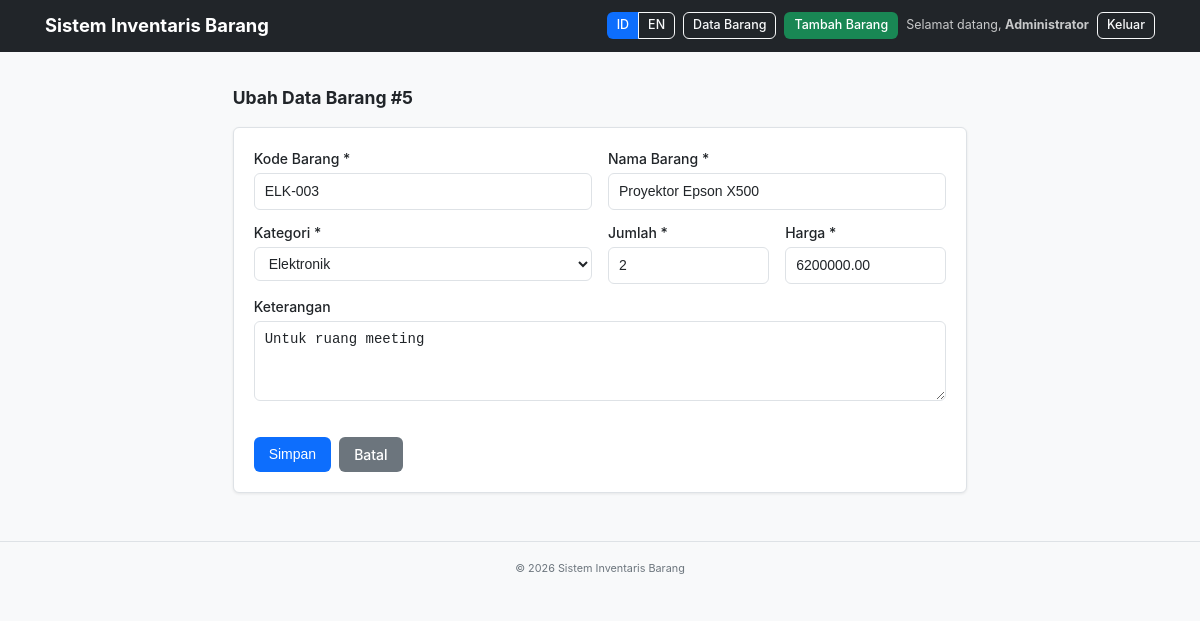
/edit.php?id=5 (signed in), run on the app's committed database.
### tables this page shows
CREATE TABLE IF NOT EXISTS barang (
    id INT AUTO_INCREMENT PRIMARY KEY,
    kode_barang VARCHAR(50) NOT NULL UNIQUE,
    nama_barang VARCHAR(150) NOT NULL,
    kategori VARCHAR(50) NOT NULL,
    jumlah INT NOT NULL DEFAULT 0,
    harga DECIMAL(15,2) NOT NULL DEFAULT 0,
    keterangan TEXT,
    created_at TIMESTAMP DEFAULT CURRENT_TIMESTAMP,
    updated_at TIMESTAMP DEFAULT CURRENT_TIMESTAMP ON UPDATE CURRENT_TIMESTAMP
);

### config/lang.php (called while the page is built, shortened)
<?php
$lang = $_SESSION['lang'] ?? 'id';
$langFile = __DIR__ . '/../lang/' . $lang . '.php';
$t = file_exists($langFile) ? require $langFile : require __DIR__ . '/../lang/id.php';
if (!function_exists('kategoriLabel')) {
    function kategoriLabel($key)
    {
        global $t;
        $map = [
            'elektronik' => 'kat_elektronik',
            'atk'        => 'kat_atk',
            'furniture'  => 'kat_furniture',
            'lainnya'    => 'kat_lainnya',
        ];
        return $t[$map[$key] ?? ''] ?? $key;
    }
}

### edit.php (the view, shortened to what this page needs)
<?php
require_once 'config/config.php';
$id = isset($_GET['id']) ? (int)$_GET['id'] : (isset($_POST['id']) ? (int)$_POST['id'] : 0);
$stmt = $conn->prepare("SELECT * FROM barang WHERE id = ? LIMIT 1");
$stmt->bind_param('i', $id);
$stmt->execute();
$result = $stmt->get_result();
$barang = $result->fetch_assoc();
?>
<?php include 'includes/header.php'; ?>
<div class="row justify-content-center">
    <div class="col-lg-8">
        <h3 class="mb-3"><?= htmlspecialchars($t['edit_title']) ?> #<?= (int)$barang['id'] ?></h3>
        <form method="post" action="edit.php?id=<?= (int)$barang['id'] ?>" class="card card-body shadow-sm">
            <div class="row g-3">
                <div class="col-md-6">
                    <label class="form-label"><?= htmlspecialchars($t['kode']) ?> *</label>
                    <input type="text" name="kode_barang" class="form-control"
                           value="<?= htmlspecialchars($barang['kode_barang']) ?>" required>
                </div>
                <div class="col-md-6">
                    <label class="form-label"><?= htmlspecialchars($t['nama']) ?> *</label>
                    <input type="text" name="nama_barang" class="form-control"
                           value="<?= htmlspecialchars($barang['nama_barang']) ?>" required>
                </div>
                <div class="col-md-6">
                    <label class="form-label"><?= htmlspecialchars($t['kategori']) ?> *</label>
                    <select name="kategori" class="form-select" required>
                        <?php foreach (['elektronik', 'atk', 'furniture', 'lainnya'] as $kat): ?>
                            <option value="<?= $kat ?>"
                                <?= $barang['kategori'] === $kat ? 'selected' : '' ?>>
                                <?= htmlspecialchars(kategoriLabel($kat)) ?>
                            </option>
                        <?php endforeach; ?>
                    </select>
                </div>
                <div class="col-md-3">
                    <label class="form-label"><?= htmlspecialchars($t['jumlah']) ?> *</label>
                    <input type="number" name="jumlah" class="form-control" min="0"
                           value="<?= htmlspecialchars($barang['jumlah']) ?>" required>
                </div>
                <div class="col-md-3">
                    <label class="form-label"><?= htmlspecialchars($t['harga']) ?> *</label>
                    <input type="number" step="0.01" name="harga" class="form-control" min="0"
                           value="<?= htmlspecialchars($barang['harga']) ?>" required>
                </div>
                <div class="col-12">
                    <label class="form-label"><?= htmlspecialchars($t['keterangan']) ?></label>
                    <textarea name="keterangan" rows="3" class="form-control"><?= htmlspecialchars($barang['keterangan']) ?></textarea>
                </div>
            </div>
            <div class="mt-4 d-flex gap-2">
                <button type="submit" class="btn btn-primary"><?= htmlspecialchars($t['save']) ?></button>
                <a href="index.php" class="btn btn-secondary"><?= htmlspecialchars($t['cancel']) ?></a>
            </div>
        </form>
    </div>
</div>
<?php include 'includes/footer.php'; ?>

### assets/style.css (style rules this page uses)
:root { --primary: #0d6efd; --success: #198754; --warning: #ffc107; --danger: #dc3545; --dark: #212529; --light: #f8f9fa; --muted: #6c757d; --border: #dee2e6; --radius: 6px; --shadow: 0 1px 3px rgba(0, 0, 0, .08); }
* { box-sizing: border-box; }
html, body { margin: 0; padding: 0; }
body { font-family: -apple-system, BlinkMacSystemFont, "Segoe UI", Roboto, "Helvetica Neue", Arial, sans-serif; font-size: 15px; line-height: 1.5; color: #212529; background: var(--light); }
a { color: var(--primary); text-decoration: none; }
.btn { display: inline-block; padding: 6px 14px; font-size: 14px; font-weight: 500; line-height: 1.5; text-align: center; border: 1px solid transparent; border-radius: var(--radius); cursor: pointer; background: transparent; color: #212529; transition: background .15s, border-color .15s, color .15s; white-space: nowrap; }
.btn-primary { background: var(--primary); color: #fff; }
.btn-secondary { background: #6c757d; color: #fff; }
.card { background: #fff; border: 1px solid var(--border); border-radius: var(--radius); box-shadow: var(--shadow); }
.card-body { padding: 1.25rem; }
.form-label { display: block; margin-bottom: 4px; font-weight: 500; font-size: 14px; }
.form-control, .form-select { display: block; width: 100%; padding: 7px 10px; font-size: 14px; line-height: 1.5; color: #212529; background: #fff; border: 1px solid var(--border); border-radius: var(--radius); transition: border-color .15s, box-shadow .15s; }
textarea.form-control { min-height: 80px; resize: vertical; }
.row { display: flex; flex-wrap: wrap; margin: 0 -8px; }
.row > * { padding: 0 8px; }
.g-3 > * { margin-bottom: 12px; }
.col-12, .col-md-3, .col-md-5, .col-md-6, .col-md-8, .col-lg-8 { flex: 0 0 100%; max-width: 100%; }
@media (min-width: 768px) { .col-md-3 { flex: 0 0 25%; max-width: 25%; } }
@media (min-width: 768px) { .col-md-6 { flex: 0 0 50%; max-width: 50%; } }
@media (min-width: 992px) { .col-lg-8 { flex: 0 0 66.6667%; max-width: 66.6667%; } }
.d-flex { display: flex; }
.justify-content-center { justify-content: center; }
.gap-2 { gap: .5rem; }
.mb-3 { margin-bottom: 1rem; }
.mt-4 { margin-top: 1.5rem; }
.bg-light { background: var(--light); }
.shadow-sm { box-shadow: var(--shadow); }

### data on the page
barang: id "5", kode_barang "ELK-003", nama_barang "Proyektor Epson X500", jumlah "2", harga "6200000.00", keterangan "Untuk ruang meeting"

### other printed values
$t['app_name'] "Sistem Inventaris Barang"
$t['nav_barang'] "Data Barang"
$t['nav_add'] "Tambah Barang"
$t['welcome'] "Selamat datang"
$_SESSION['nama'] "Administrator"
$t['logout'] "Keluar"
$t['edit_title'] "Ubah Data Barang"
$t['kode'] "Kode Barang"
$t['nama'] "Nama Barang"
$t['kategori'] "Kategori"
$t['jumlah'] "Jumlah"
$t['harga'] "Harga"
$t['keterangan'] "Keterangan"
$t['save'] "Simpan"
$t['cancel'] "Batal"
